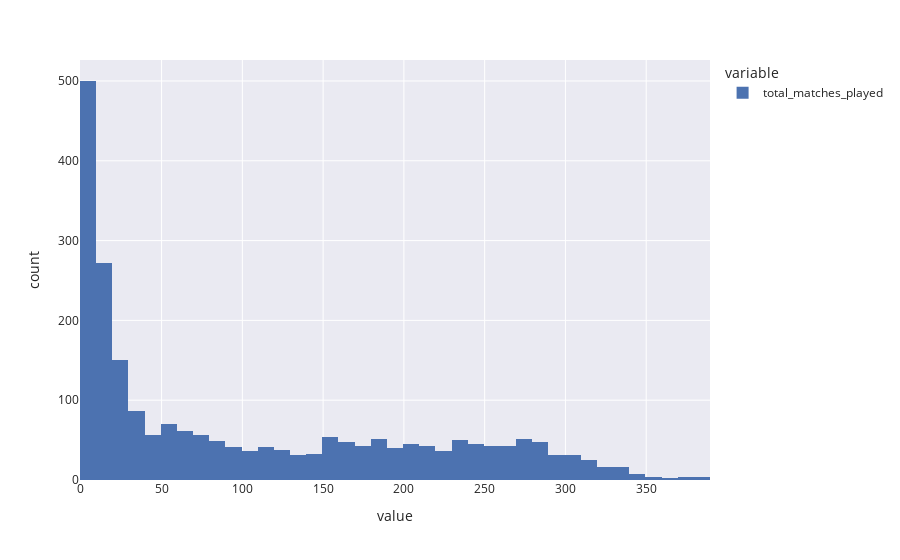

Write notebook code for a chart like this one.
### Markdown cell above
## Feature analysis

### Code cell
df_players.loc[:,'total_matches_played'].hist()

### Figure 1 — Plotly figure (JSON) as saved in the notebook; plotly's stock layout.template omitted (floating-point values rounded to 4 significant figures; data arrays with more than 128 entries replaced by an {"elided": "..."} marker saying what was removed)
{"data": [{"alignmentgroup": "True", "bingroup": "x", "hovertemplate": "variable=total_matches_played<br>value=%{x}<br>count=%{y}<extra></extra>", "legendgroup": "total_matches_played", "marker": {"color": "rgb(76,114,176)", "pattern": {"shape": ""}}, "name": "total_matches_played", "offsetgroup": "total_matches_played", "orientation": "v", "showlegend": true, "type": "histogram", "x": {"elided": "2299 int values"}, "xaxis": "x", "yaxis": "y"}], "layout": {"barmode": "relative", "legend": {"title": {"text": "variable"}, "tracegroupgap": 0}, "margin": {"t": 60}, "xaxis": {"anchor": "y", "domain": [0, 1], "title": {"text": "value"}}, "yaxis": {"anchor": "x", "domain": [0, 1], "title": {"text": "count"}}}}
